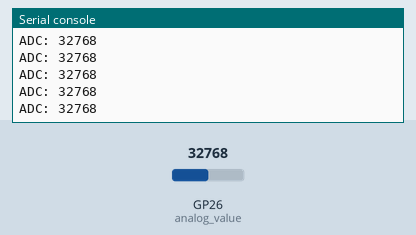
Bench run of a program on a simulated Raspberry Pi Pico running MicroPython. On the bench: the last lines printed to the serial console. Inputs (shaded band) come from the test bench; at power-on: GP26 (analog_value) = 32768 (analog values on the 0–65535 scale).

Above: at 1.2 s.
1.3 s: GP26 (analog_value) set to 45874
At 1.56 s:
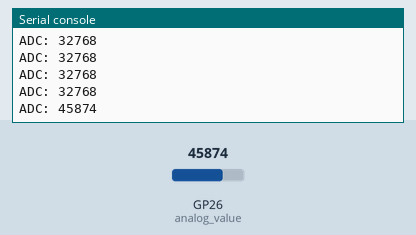
2.8 s: GP26 (analog_value) set to 57670
At 2.96 s:
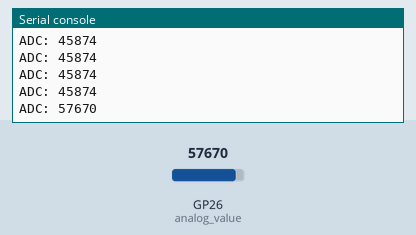
Timing chart, 0 to 5.8 s (numbered marks = the images above; inputs shaded):
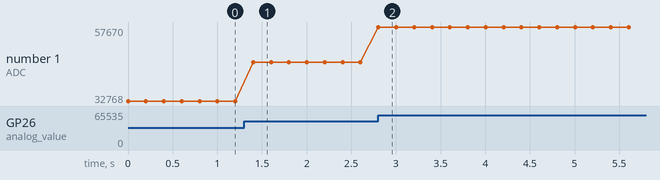

Measured:
- after the input at 1.3 s, the serial console: prints a new line after 0.10 s (image 1)
- after the input at 2.8 s, the serial console: prints a new line at once (image 2)
- plotted number 1: 32768 → 45874 after the input at 1.3 s, 45874 → 57670 after the input at 2.8 s

The program:

readADC01.py
```python
# 引入 MicroPython 的機器和時間相關模組
import machine  # 用於控制硬體
import utime  # 用於時間相關操作

# 初始化 ADC，將 GPIO 26 用於類比轉數位轉換
analog_value = machine.ADC(26)  # 初始化 ADC 物件，使用 GPIO 26

# 無限迴圈，持續讀取 ADC 值
while True:
    # 讀取 ADC 的 16 位類比值
    reading = analog_value.read_u16()  # 讀取類比值，返回 0 到 65535 之間的整數
    # 輸出 ADC 值到終端
    print("ADC:", reading)  # 打印 ADC 讀數
    # 等待 0.2 秒，然後再次讀取
    utime.sleep(0.2)  # 延遲 0.2 秒
```
